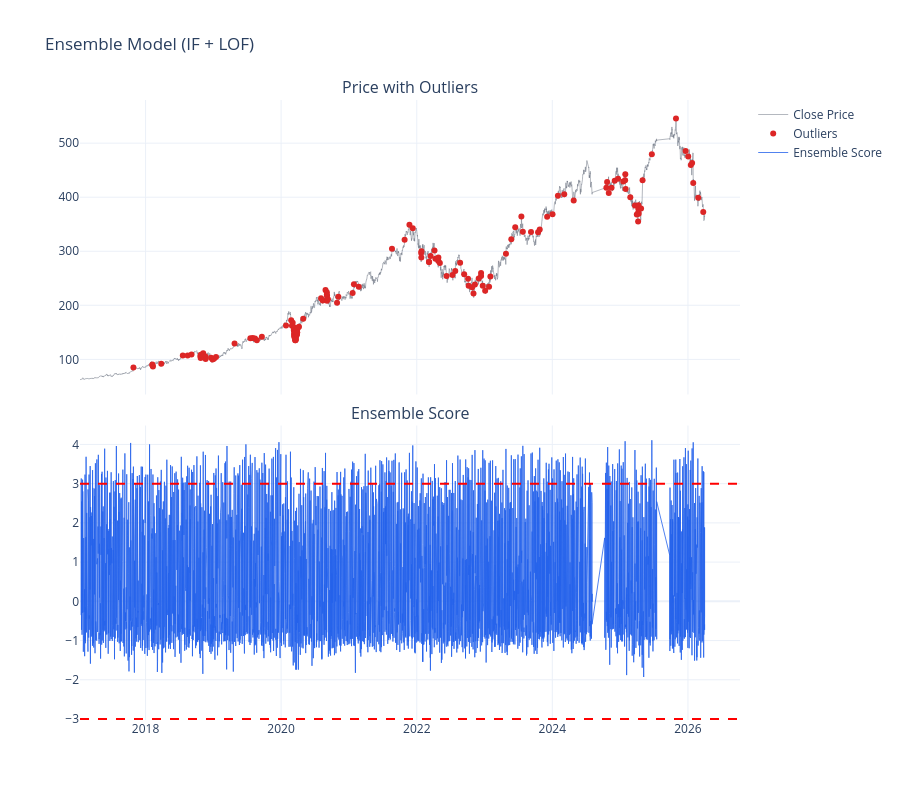

Notebook code cell kept with this figure:
### Code cell
# Ensemble Model (IF + LOF)

if "df_model" not in globals():
    raise ValueError("df_model not found. Run feature-engineering cell first.")

features = FEATURES
part = df_model.copy().sort_values("quote_datetime").reset_index(drop=True)
active_features = [c for c in features if c in part.columns]
window_z = WINDOW_Z
roll_window = ROLL_WINDOW
contamination = CONTAMINATION

for col in active_features:
    mu = part[col].rolling(window_z).mean()
    sd = part[col].rolling(window_z).std()
    part[f"{col}_z"] = (part[col] - mu) / (sd + 1e-8)

ml_features = []
for col in active_features:
    zc = f"{col}_z"
    if zc in part.columns:
        ml_features.extend([col, zc])

part = part.dropna(subset=ml_features).reset_index(drop=True)
X = part[ml_features].values
X_scaled = StandardScaler().fit_transform(X)

iforest = IsolationForest(
    n_estimators=N_ESTIMATORS, contamination=contamination, random_state=42, n_jobs=-1
)
iforest.fit(X_scaled)
part["iforest_flag"] = (iforest.predict(X_scaled) == -1).astype(int)
part["iforest_score"] = -iforest.decision_function(X_scaled)

lof = LocalOutlierFactor(
    n_neighbors=N_NEIGHBORS, contamination=contamination, n_jobs=-1
)
part["lof_flag"] = (lof.fit_predict(X_scaled) == -1).astype(int)
part["lof_score"] = -lof.negative_outlier_factor_


def safe_minmax(s):
    den = s.max() - s.min()
    if den == 0 or pd.isna(den):
        return pd.Series(np.zeros(len(s)), index=s.index)
    return (s - s.min()) / den


part["if_norm"] = safe_minmax(part["iforest_score"])
part["lof_norm"] = safe_minmax(part["lof_score"])
part["ensemble_score"] = (part["if_norm"] + part["lof_norm"]) / 2.0
ens_thr = part["ensemble_score"].quantile(1 - contamination)

part["ensemble_flag"] = (
    ((part["iforest_flag"] == 1) & (part["lof_flag"] == 1))
    | (part["ensemble_score"] >= ens_thr)
).astype(int)

mu2 = part["ensemble_score"].rolling(roll_window).mean()
sd2 = part["ensemble_score"].rolling(roll_window).std()
part["ensemble_z20"] = (part["ensemble_score"] - mu2) / (sd2 + 1e-8)

flagged = part[part["ensemble_flag"] == 1]

fig = make_subplots(
    rows=2,
    cols=1,
    shared_xaxes=True,
    vertical_spacing=0.05,
    subplot_titles=("Price with Outliers", "Ensemble Score"),
)

fig.add_trace(
    go.Scatter(
        x=part["quote_datetime"],
        y=part["close"],
        name="Close Price",
        line=dict(color=COLORS["normal"], width=1),
        opacity=0.5,
    ),
    row=1,
    col=1,
)

fig.add_trace(
    go.Scatter(
        x=flagged["quote_datetime"],
        y=flagged["close"],
        mode="markers",
        name="Outliers",
        marker=dict(color=COLORS["anomaly"], size=6),
    ),
    row=1,
    col=1,
)

fig.add_trace(
    go.Scatter(
        x=part["quote_datetime"],
        y=part["ensemble_z20"],
        name="Ensemble Score",
        line=dict(color=COLORS["price"], width=0.8),
    ),
    row=2,
    col=1,
)

fig.add_hline(y=3, line_dash="dash", line_color="red", row=2, col=1)
fig.add_hline(y=-3, line_dash="dash", line_color="red", row=2, col=1)

fig.update_layout(
    height=800,
    title_text="Ensemble Model (IF + LOF)",
    template="plotly_white",
    showlegend=True,
)
fig.show()

print("Ensemble Model anomalies:", int(part["ensemble_flag"].sum()))

### Figure 1 — Plotly figure (JSON) as saved in the notebook; plotly's stock layout.template omitted (floating-point values rounded to 4 significant figures; data arrays with more than 128 entries replaced by an {"elided": "..."} marker saying what was removed)
{"data": [{"line": {"color": "#6b7280", "width": 1}, "name": "Close Price", "opacity": 0.5, "type": "scatter", "x": {"elided": "15448 str values"}, "xaxis": "x", "y": {"elided": "15448 float values"}, "yaxis": "y"}, {"marker": {"color": "#dc2626", "size": 6}, "mode": "markers", "name": "Outliers", "type": "scatter", "x": {"elided": "155 str values"}, "xaxis": "x", "y": {"elided": "155 float values"}, "yaxis": "y"}, {"line": {"color": "#2563eb", "width": 0.8}, "name": "Ensemble Score", "type": "scatter", "x": {"elided": "15448 str values"}, "xaxis": "x2", "y": {"elided": "15448 float values"}, "yaxis": "y2"}], "layout": {"annotations": [{"font": {"size": 16}, "showarrow": false, "text": "Price with Outliers", "x": 0.5, "xanchor": "center", "xref": "paper", "y": 1, "yanchor": "bottom", "yref": "paper"}, {"font": {"size": 16}, "showarrow": false, "text": "Ensemble Score", "x": 0.5, "xanchor": "center", "xref": "paper", "y": 0.475, "yanchor": "bottom", "yref": "paper"}], "height": 800, "shapes": [{"line": {"color": "red", "dash": "dash"}, "type": "line", "x0": 0, "x1": 1, "xref": "x2 domain", "y0": 3, "y1": 3, "yref": "y2"}, {"line": {"color": "red", "dash": "dash"}, "type": "line", "x0": 0, "x1": 1, "xref": "x2 domain", "y0": -3, "y1": -3, "yref": "y2"}], "showlegend": true, "title": {"text": "Ensemble Model (IF + LOF)"}, "xaxis": {"anchor": "y", "domain": [0, 1], "matches": "x2", "showticklabels": false}, "xaxis2": {"anchor": "y2", "domain": [0, 1]}, "yaxis": {"anchor": "x", "domain": [0.525, 1]}, "yaxis2": {"anchor": "x2", "domain": [0, 0.475]}}}
